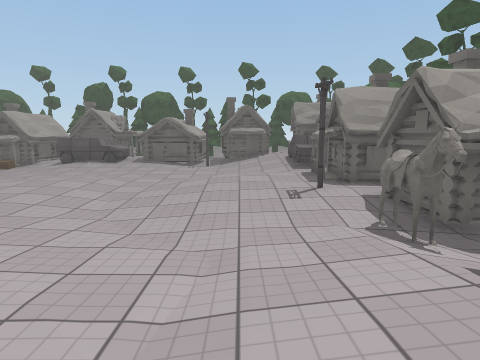
View 1 (above)

18 first-person views from a walk through a Unity game level. The camera is 1.3 m above the floor, tilts 8° down and sees 75° across. The floor is counted in squares, 1 m on a side. Each view is taken from the middle of a square. On the plan, view 1 faces up. The plan holds only what a view shows up to about 14 squares ahead; the rest is blank. The place goes on beyond the plan. The player is left out. Some surface patterns are stand-ins.

View 2
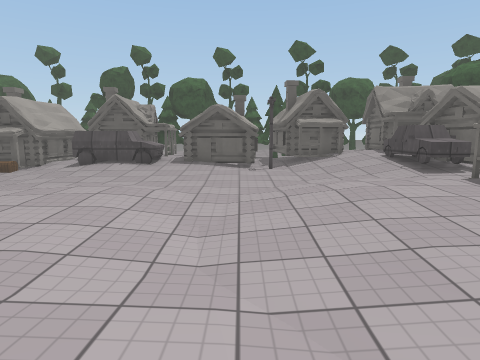

View 3
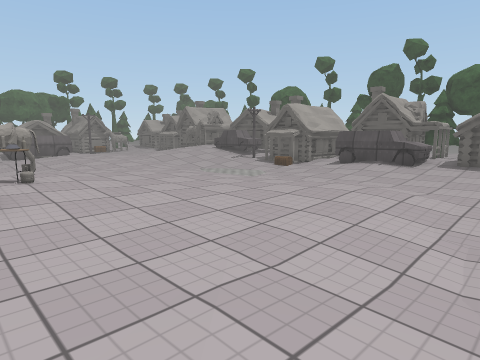

View 4
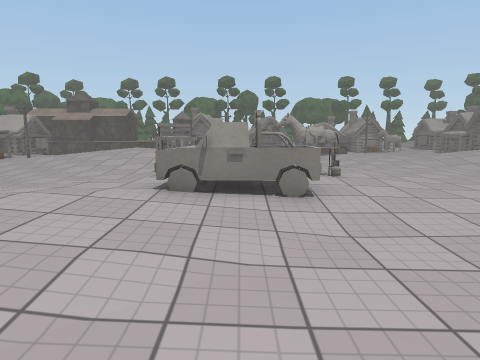

View 5
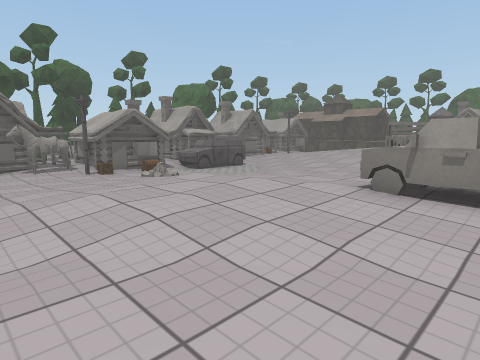

View 6
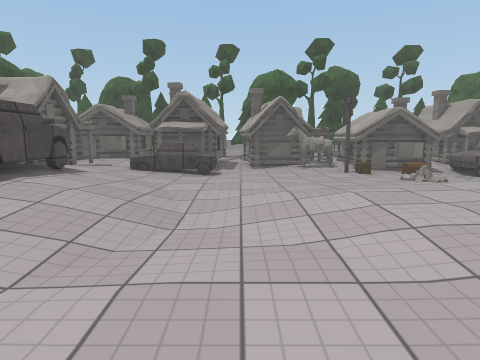

View 7
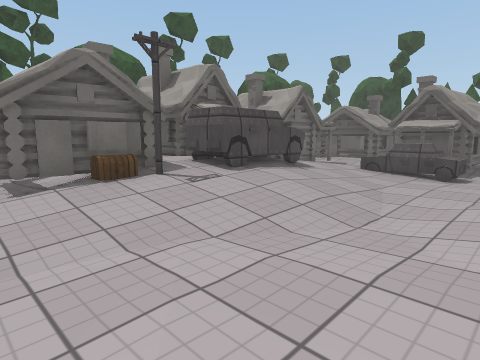

View 8
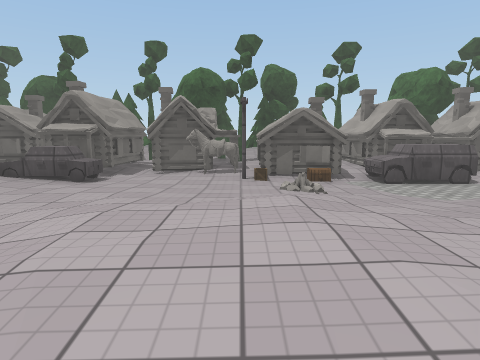

View 9
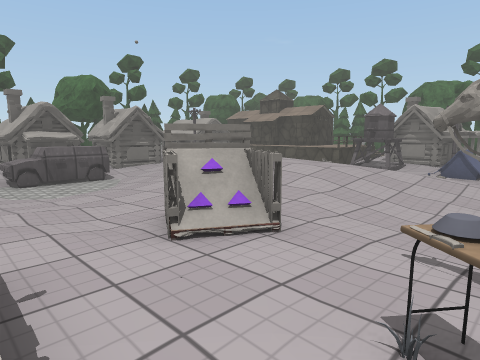

View 10
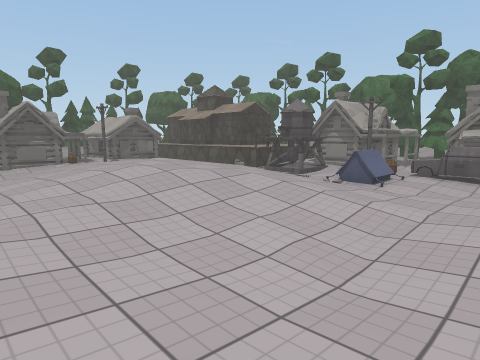

View 11
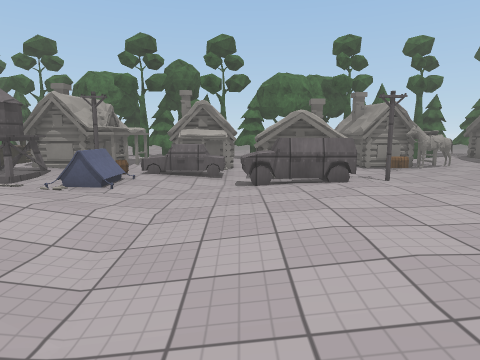

View 12
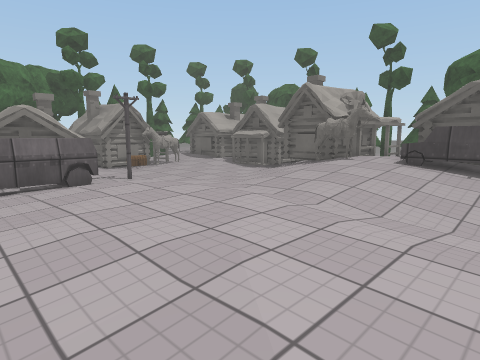

View 13
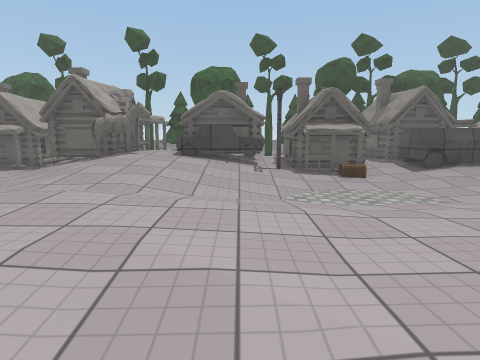

View 14
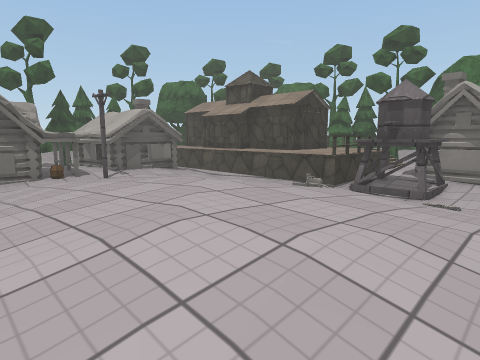

View 15
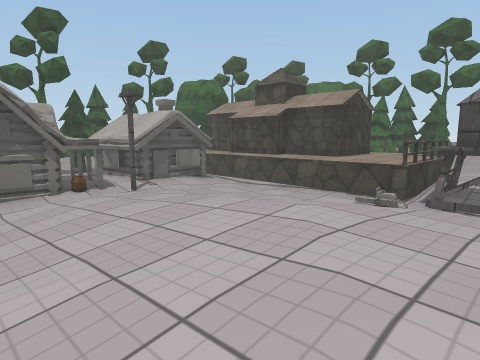

View 16
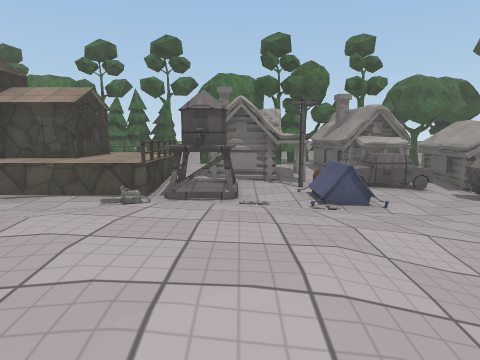

View 17
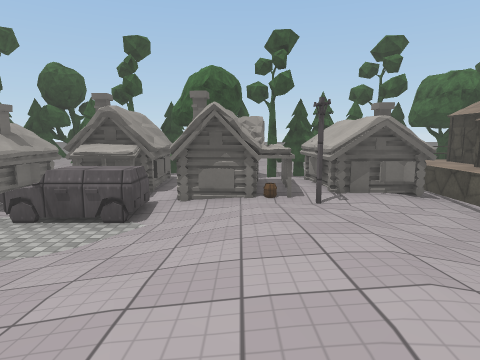

View 18
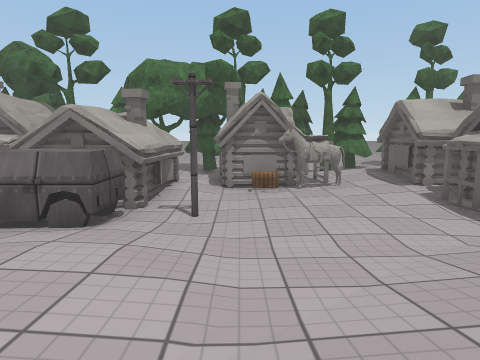

### Floor plan
Key: @ floor where view 1 was taken; # wall or solid block; . main floor; : floor 0.25 m higher than the main floor; - floor 0.25 m lower than the main floor; + floor 0.5 m higher than the main floor; * floor 0.75 m higher than the main floor; % floor 1 m higher than the main floor; / step, stairs or slope; = window, fence, low wall or low ledge; ^ raised ledge; O other object.
Columns run from 34 left of view 1 to 6 right of it. Each row starts with its distance up from view 1.
 21 OO           OOO
 20  O    O OOO OOOO  O O   OO O
 19      OOOOOOO OOOOOOOOO  OOOOO
 18  OO OOOOOO.OOOO*O   OOOOOOOOOOOOOOOOOOOOO
 17   O::::..../:^#+OOOOOOOOOOOOOOOOO/OO+OOO
 16   OOO##....///+++///.---..........//+O
 15  OOOOO#.....//+++///-----.........///O
 14  OO  OO....../:::///-------......../OOO
 13   O OO...--...:://----------....-...:OO
 12 OOOOOO..O-..::::.../--/--.....--..:::O
 11 OO.. OOOO./:::::::............--/.:::OOO
 10 OO   OOOOOO:::::::............--..:::OOO
  9  O   OOO OO.::::::............--...::OO
  8  OO OOOOOOO...::..............--....O:OO
  7      O--OOO..........:::.....----.....OO
  6   OOOOOOO---....--..OO:O:.....----...#OO
  5  O OOOOOO---../----..OOO:.......--../^O
  4  O  OOOOO..-..//.....O::OO........../#
  3  OO OO. .OO..://....::::OO.........::O
  2   O OOOOOOO.//+////:OOO: O::......./:O
  1      OOO....//++//:::O::::::::..../:OOO
  0  O   OOOOO-//++++/:::..:::::::/../@++OO
 -1  O   OOOOO/ :+++*//:....::::::/../:+OOOO
 -2        OOO. //+*++/:....:::::::..//+O OOO
 -3   O  #====////++++//.....::/.....//OO O
 -4   O# %%%%%..//+++///.---../.......//OOO
 -5    ##### %..//++:///-----/.........//OOO
 -6      ### %.../::://------/--......./:OOO
 -7        # %-...::///---------...-OOO/:O
 -8        #^%-....:/.-OOOO-/--O..--OOO/.O
 -9         ^%...OOOOOOOOOOOOOO###-OOOOO:..
-10         ^%OOOOOOOOOOOOOOOOOOOOOOOOOOOOO
-11         ^% OOOOOOOOOOOOOO OOOOO OOO OO
-12             OOOO   OOOOOO  O    O

Positions as (right, up) in squares from view 1, and headings:
1: (0, 0), facing up
2: (-3, 4), facing up
3: (-3, 4), facing up-left
4: (-3, 3), facing left
5: (-3, 4), facing down-left
6: (-3, 4), facing down
7: (-4, 4), facing down-right
8: (-7, 3), facing down
9: (-10, 5), facing down-left
10: (-14, 7), facing down-left
11: (-15, 7), facing left
12: (-15, 7), facing up-left
13: (-16, 6), facing up
14: (-16, 2), facing down-left
15: (-16, 0), facing down-left
16: (-16, 0), facing left
17: (-18, 0), facing down
18: (-19, 13), facing left
